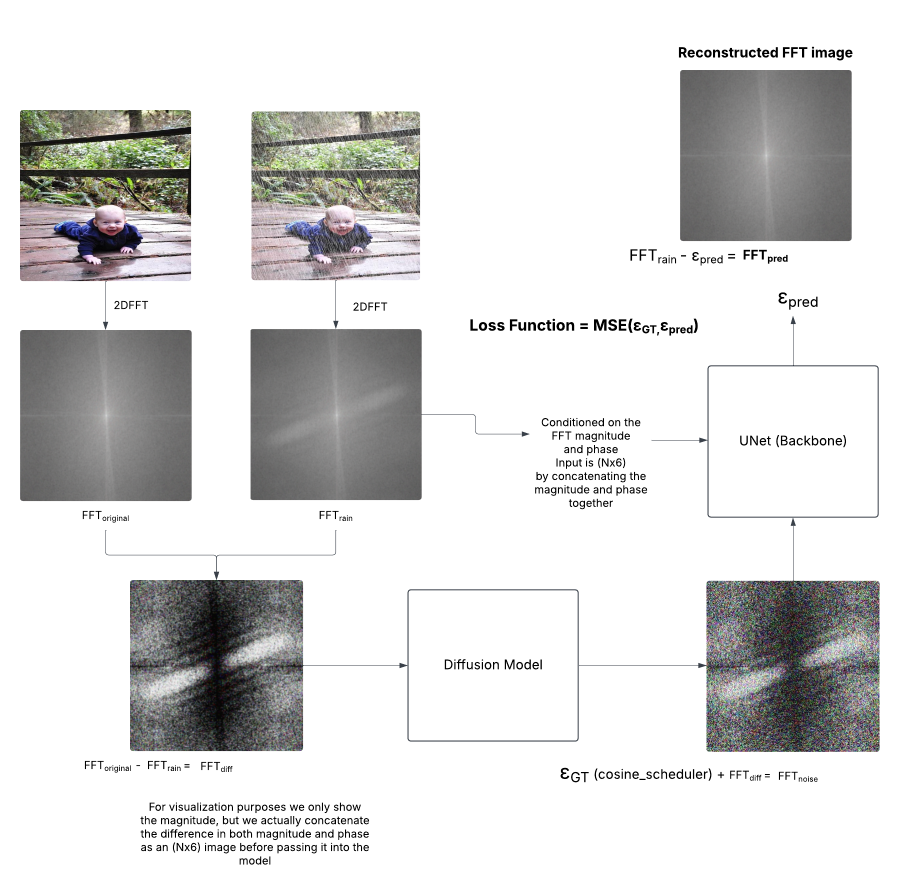
#> input picture diffusion/training_pipeline.png, 1800 x 1739 px, given in place of training.png, which was not available (shown at 1/2 size)
$ python visualize_data_distribution_YCrCb.py
#> lines starting #> are read from the running program, lines starting #| are printed output that depends on the picture; pictures that were not available may be replaced by others from this repository, and a replacement may not be noted
#> (reads diffusion/statistics/diff_fft_statistics_log_YCrCb.csv from the repository)
#> (reads diffusion/statistics/rain_fft_statistics_log_YCrCb.csv from the repository)
### diffusion/fft_helpers.py
import numpy as np
import cv2
from PIL import Image
import numpy as np
import matplotlib.pyplot as plt
from helpers.process import *


# [31 lines left out: function generate_fft, not called in this run]

def generate_fft_YCRCB(img_path, resize_shape=None):

#> called with img_path = 'dataset/images/training.png', resize_shape = 128
    img = cv2.imread(img_path)
#> img is the input picture: shape (1739, 1800, 3); mean B, G, R 216.4, 217, 217.1
    img = cv2.cvtColor(img, cv2.COLOR_BGR2YCrCb)
#> img: shape (1739, 1800, 3); mean of channels 0, 1, 2 216.9, 128.1, 127.7

    if img is None:  # If the image is not read successfully
        raise Exception(f"Error: Could not read image at {img_path}")

    if resize_shape:
        img = cv2.resize(img, (resize_shape, resize_shape))
#> img: shape (128, 128, 3); mean of channels 0, 1, 2 217, 128.1, 127.6

    Y, Cr, Cb = cv2.split(img)
    fft_Y = np.fft.fft2(Y)
    fft_Cr = np.fft.fft2(Cr)
    fft_Cb = np.fft.fft2(Cb)
    fft_Y_shifted = np.fft.fftshift(fft_Y)
    fft_Cr_shifted = np.fft.fftshift(fft_Cr)
    fft_Cb_shifted = np.fft.fftshift(fft_Cb)
    mag_Y, phase_Y = np.abs(fft_Y_shifted), np.angle(fft_Y_shifted)
    mag_Cr, phase_Cr = np.abs(fft_Cr_shifted), np.angle(fft_Cr_shifted)
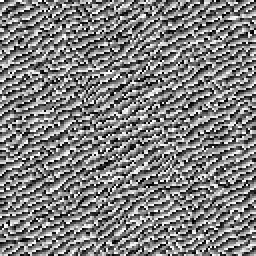
#> phase_Cr: shape (128, 128) float64 (shown 2 times larger); min -3.14, max 3.14, mean 0.000192; drawn with min black and max white
    mag_Cb, phase_Cb = np.abs(fft_Cb_shifted), np.angle(fft_Cb_shifted)
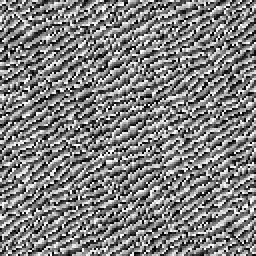
#> phase_Cb: shape (128, 128) float64 (shown 2 times larger); min -3.14, max 3.14, mean 0.000192; drawn with min black and max white
    mag_Y_spectrum = np.log1p(mag_Y)
    mag_Cr_spectrum = np.log1p(mag_Cr)
    mag_Cb_spectrum = np.log1p(mag_Cb)
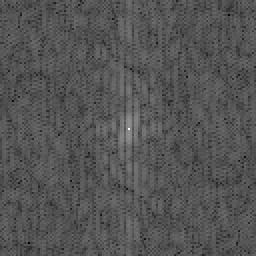
#> mag_Cb_spectrum: shape (128, 128) float64 (shown 2 times larger); min 1.33, max 14.55, mean 5.73; drawn with min black and max white
    # mag_Y_spectrum = (mag_Y_spectrum / np.max(mag_Y_spectrum) * 255).astype(np.uint8)
    # mag_Cr_spectrum = (mag_Cr_spectrum / np.max(mag_Cr_spectrum) * 255).astype(np.uint8)
    # mag_Cr_spectrum = (mag_Cr_spectrum / np.max(mag_Cr_spectrum) * 255).astype(np.uint8)
    # NOTE: OpenCV uses BGR convention
    magnitude_spectrum = cv2.merge([mag_Y_spectrum, mag_Cr_spectrum, mag_Cb_spectrum])
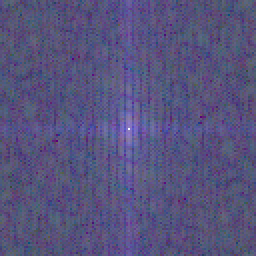
#> magnitude_spectrum: shape (128, 128, 3) float64 (shown 2 times larger); mean of channels 0, 1, 2 7.87, 5.54, 5.73; drawn with min black and max white
    phase_spectrum = cv2.merge([phase_Y, phase_Cr, phase_Cb])
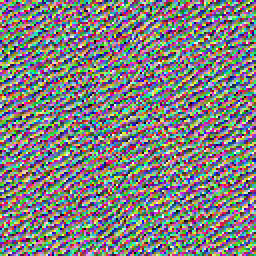
#> phase_spectrum: shape (128, 128, 3) float64 (shown 2 times larger); mean of channels 0, 1, 2 0.000383, 0.000192, 0.000192; drawn with min black and max white
    orig_magnitude_spectrum = cv2.merge([mag_Y, mag_Cr, mag_Cb])
    return magnitude_spectrum, phase_spectrum, orig_magnitude_spectrum

# [412 lines left out: functions generate_fft_YCRCB_training, normalize_mag, generate_fft_diff, generate_fft_for_preprocessing, concat_mag_and_phase, generate_fft_and_save_to_npz and 11 more, not called in this run]


# [3 lines that do not run on import are left out]

### diffusion/helpers/process.py
"""
Unnormalize a data given its statistcs

This is needed as all training data are normalized to the range [-1, 1] before training
"""
import numpy as np

def normalize_mag(unnormalized_data : np.ndarray, stats : dict, permute: bool = False, eps : float = 1e-8):
    """
    unnormalized_data (np.ndarray) : A 3xWxH image where the 3 rows are the RGB magnitude

    stats (dict) : Statistics of the respective array, it should at least contain
                   the max and min of the data array BEFORE normalization

                   The naming convetions for min and max for mag and phase are:
                   mag_R_max, mag_G_max, mag_B_max
                   mag_R_min, mag_G_MIN, mag_B_MIN
                   phase_R_max, phase_G_max, phase_B_max
                   phase_R_min, phase_G_MIN, phase_B_MIN


    eps (float) : A small constant added during normalization to prevent overflow

    return : normalized data in the range [-1, 1]
    """

    if permute:
        assert unnormalized_data.shape[2] == 3, f"The last dimension needs to be 3"
        unnormalized_data = np.transpose(unnormalized_data, (2, 0, 1))
    else:
        assert unnormalized_data.shape[0] == 3, f"The first dimension needs to be 3"


    # Formula: normalized_data = 2 * ((data - min) / (max - min + 1e-8)) - 1
    # -> data =  (normalized_data + 1) / 2 * (max - min + 1e-8) + min
    maxs = np.array([stats["mag_R_max"], stats["mag_G_max"], stats["mag_B_max"]])
    mins = np.array([stats["mag_R_min"], stats["mag_G_min"], stats["mag_B_min"]])
    normalized_data = np.empty_like(unnormalized_data)
    for i in range(3):
        normalized_data[i] = 2 * (unnormalized_data[i] - mins[i])  / (maxs[i] - mins[i] + eps) - 1

    if permute:
        normalized_data = np.transpose(normalized_data, (1, 2, 0))
    return normalized_data

# [168 lines left out: functions normalize_mag_YCrCb, normalize_mag_and_phase, unnormalize_mag, unnormalize_mag_YCrCb, unnormalize_mag_and_phase, not called in this run]


def signed_log_scale(x, epsilon=1e-6):
    # Preserve sign but compress magnitude
    return np.sign(x) * np.log1p(np.abs(x) + epsilon)

def signed_log_inverse(x_scaled, epsilon=1e-6):
    return np.sign(x_scaled) * (np.exp(np.abs(x_scaled)) - 1 - epsilon)

# useful for ignoring outliers
# [14 lines left out: functions compute_robust_stats, robust_normalize, not called in this run]

### diffusion/helpers/get_stats.py
import csv
def get_stats(stats_csv_file):
    column_names = [
        "mag_R_max", "mag_G_max", "mag_B_max",
        "phase_R_max", "phase_G_max", "phase_B_max",
        "mag_R_min", "mag_G_min", "mag_B_min",
        "phase_R_min", "phase_G_min", "phase_B_min",
        "mag_R_mean", "mag_G_mean", "mag_B_mean",
        "phase_R_mean", "phase_G_mean", "phase_B_mean",
        "mag_R_std", "mag_G_std", "mag_B_std",
        "phase_R_std", "phase_G_std", "phase_B_std"
    ]

    with open(stats_csv_file, mode='r') as file:
        reader = csv.reader(file)
        next(reader)  # Skip the header row
        row = next(reader)  # Read the only data row
        stats = {key: float(value) for key, value in zip(column_names, row)}

    return stats

# [19 lines left out: function get_stats_YCrCb, not called in this run]

### diffusion/visualize_data_distribution_YCrCb.py
import numpy as np
from fft_helpers import *
import matplotlib.pyplot as plt
from helpers.get_stats import *
from helpers.process import *
import os

rain_mag_data = []
rain_phase_data = []
diff_mag_data = []
diff_phase_data = []

gt = "dataset/images/801.jpg"
rain = "dataset/images_rain/801_1.jpg"

diff_stats = get_stats("statistics/diff_fft_statistics_log_YCrCb.csv")
rain_stats = get_stats("statistics/rain_fft_statistics_log_YCrCb.csv")

groundtruth_folder = "dataset/images"
rain_folder = "dataset/images_rain"
rain_image_paths = os.listdir(rain_folder)

# for rains
rain_mins = np.array([float('inf'), float('inf'), float('inf'), float('inf'), float('inf'), float('inf')])
rain_maxs = np.array([float('-inf'), float('-inf'), float('-inf'), float('-inf'), float('-inf'), float('-inf')])
rain_sum_6_channels = np.zeros(6)
rain_sum_sq_6_channels = np.zeros(6)

# for diffs
diff_mins = np.array([float('inf'), float('inf'), float('inf'), float('inf'), float('inf'), float('inf')])
diff_maxs = np.array([float('-inf'), float('-inf'), float('-inf'), float('-inf'), float('-inf'), float('-inf')])
diff_sum_6_channels = np.zeros(6)
diff_sum_sq_6_channels = np.zeros(6)

pixel_count = 0
for i, rain_image_path in enumerate(rain_image_paths):
    print(i)
    rain_id, ext = rain_image_path.split('.')
    groundtruth_id, _ = rain_id.split('_')
    rain_filepath = os.path.join(rain_folder, rain_image_path)
    groundtruth_filepath = os.path.join(groundtruth_folder, groundtruth_id + "." + ext)

    # First get the unnormalized magnitude and phase for the groundtruth and rain images
    _, gt_phase, gt_mag_unnorm = generate_fft_YCRCB(groundtruth_filepath, 128)
    _, rain_phase, rain_mag_unnorm = generate_fft_YCRCB(rain_filepath, 128)

    diff_phase = gt_phase - rain_phase
#> diff_phase: shape (128, 128, 3) float64; every value is 0
    # Step 1. Get the difference in the original scale
    diff_mag_unnorm = gt_mag_unnorm - rain_mag_unnorm
    # Step 2. Scale the log values down
    diff_mag_log = signed_log_scale(diff_mag_unnorm)
    rain_mag_log = signed_log_scale(rain_mag_unnorm)
    diff_mag_log = normalize_mag(diff_mag_log, diff_stats, True)
#> in normalize_mag, `normalized_data = np.transpose(normalized_data, (1, 2, 0))`:
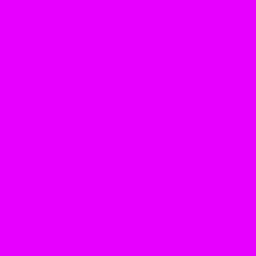
#> normalized_data: shape (128, 128, 3) float64 (shown 2 times larger); mean of channels 0, 1, 2 0.0626, -0.0166, 0.0555; drawn with min black and max white
    rain_mag_log = normalize_mag(rain_mag_log, rain_stats, True)
    rain_mag_data.append(rain_mag_log)
    diff_mag_data.append(diff_mag_log)
    rain_phase_data.append(rain_phase / np.pi)
    diff_phase_data.append(diff_phase / (2 * np.pi))

rain_mag_data = np.array(rain_mag_data)
rain_phase_data = np.array(rain_phase_data)
diff_mag_data = np.array(diff_mag_data)
diff_phase_data = np.array(diff_phase_data)

rain_mag_r = rain_mag_data[:, :, :, 0]
rain_mag_g = rain_mag_data[:, :, :, 1]
rain_mag_b = rain_mag_data[:, :, :, 2]
rain_phase_r = rain_phase_data[:, :, :, 0]
rain_phase_g = rain_phase_data[:, :, :, 1]
rain_phase_b = rain_phase_data[:, :, :, 2]

diff_mag_r = diff_mag_data[:, :, :, 0]
diff_mag_g = diff_mag_data[:, :, :, 1]
diff_mag_b = diff_mag_data[:, :, :, 2]
diff_phase_r = diff_phase_data[:, :, :, 0]
diff_phase_g = diff_phase_data[:, :, :, 1]
diff_phase_b = diff_phase_data[:, :, :, 2]
fig, axes = plt.subplots(2, 6, figsize=(20, 9))

axes[0, 0].hist(rain_mag_r.flatten(), bins=200, color='red', alpha=0.7)
axes[0, 0].set_title("rain_mag_r")
axes[0, 0].set_xlabel("Value")
axes[0, 0].set_ylabel("Frequency")
axes[0, 1].hist(rain_mag_g.flatten(), bins=200, color='green', alpha=0.7)
axes[0, 1].set_title("rain_mag_g")
axes[0, 1].set_xlabel("Value")
axes[0, 1].set_ylabel("Frequency")
axes[0, 2].hist(rain_mag_b.flatten(), bins=200, color='blue', alpha=0.7)
axes[0, 2].set_title("rain_mag_b")
axes[0, 2].set_xlabel("Value")
axes[0, 2].set_ylabel("Frequency")
axes[0, 3].hist(rain_phase_r.flatten(), bins=200, color='red', alpha=0.7)
axes[0, 3].set_title("rain_phase_r")
axes[0, 3].set_xlabel("Value")
axes[0, 3].set_ylabel("Frequency")
axes[0, 4].hist(rain_phase_g.flatten(), bins=200, color='green', alpha=0.7)
axes[0, 4].set_title("rain_phase_g")
axes[0, 4].set_xlabel("Value")
axes[0, 4].set_ylabel("Frequency")
axes[0, 5].hist(rain_phase_b.flatten(), bins=200, color='blue', alpha=0.7)
axes[0, 5].set_title("rain_phase_b")
axes[0, 5].set_xlabel("Value")
axes[0, 5].set_ylabel("Frequency")

axes[1, 0].hist(diff_mag_r.flatten(), bins=200, color='red', alpha=0.7)
axes[1, 0].set_title("diff_mag_r")
axes[1, 0].set_xlabel("Value")
axes[1, 0].set_ylabel("Frequency")
axes[1, 1].hist(diff_mag_g.flatten(), bins=200, color='green', alpha=0.7)
axes[1, 1].set_title("diff_mag_g")
axes[1, 1].set_xlabel("Value")
axes[1, 1].set_ylabel("Frequency")
axes[1, 2].hist(diff_mag_b.flatten(), bins=200, color='blue', alpha=0.7)
axes[1, 2].set_title("diff_mag_b")
axes[1, 2].set_xlabel("Value")
axes[1, 2].set_ylabel("Frequency")
axes[1, 3].hist(diff_phase_r.flatten(), bins=200, color='red', alpha=0.7)
axes[1, 3].set_title("diff_phase_r")
axes[1, 3].set_xlabel("Value")
axes[1, 3].set_ylabel("Frequency")
axes[1, 4].hist(diff_phase_g.flatten(), bins=200, color='green', alpha=0.7)
axes[1, 4].set_title("diff_phase_g")
axes[1, 4].set_xlabel("Value")
axes[1, 4].set_ylabel("Frequency")
axes[1, 5].hist(diff_phase_b.flatten(), bins=200, color='blue', alpha=0.7)
axes[1, 5].set_title("diff_phase_b")
axes[1, 5].set_xlabel("Value")
axes[1, 5].set_ylabel("Frequency")

plt.tight_layout()
plt.savefig("all_data_dist_norm_YCrCb.png")
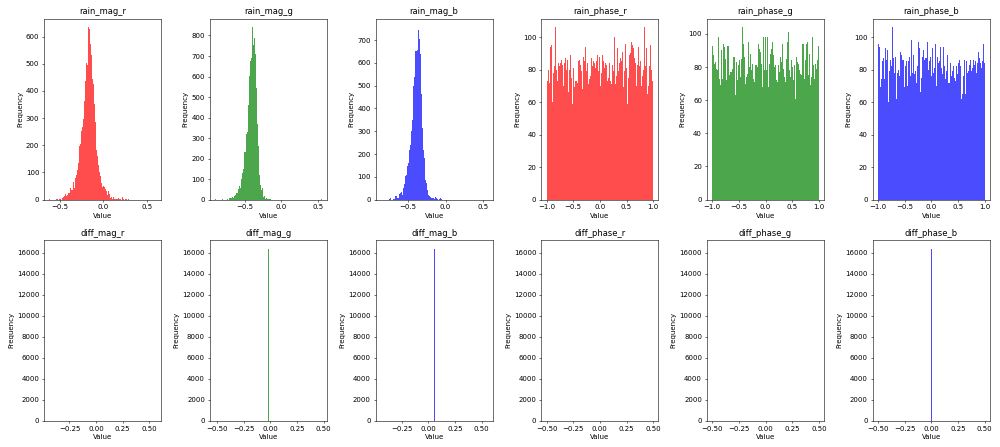
#> figure drawn by matplotlib, 12 panels; panel 1: tallest bar 634 high, from x = -0.171 to -0.165; panel 2: tallest bar 840 high, from x = -0.396 to -0.388; panel 3: tallest bar 756 high, from x = -0.37 to -0.363; panel 5: tallest bar 104 high, from x = -0.44 to -0.43
